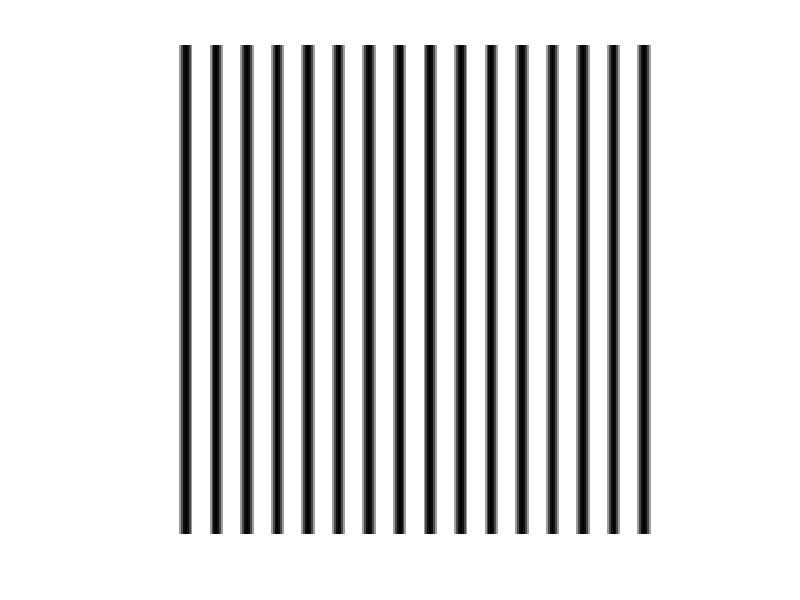
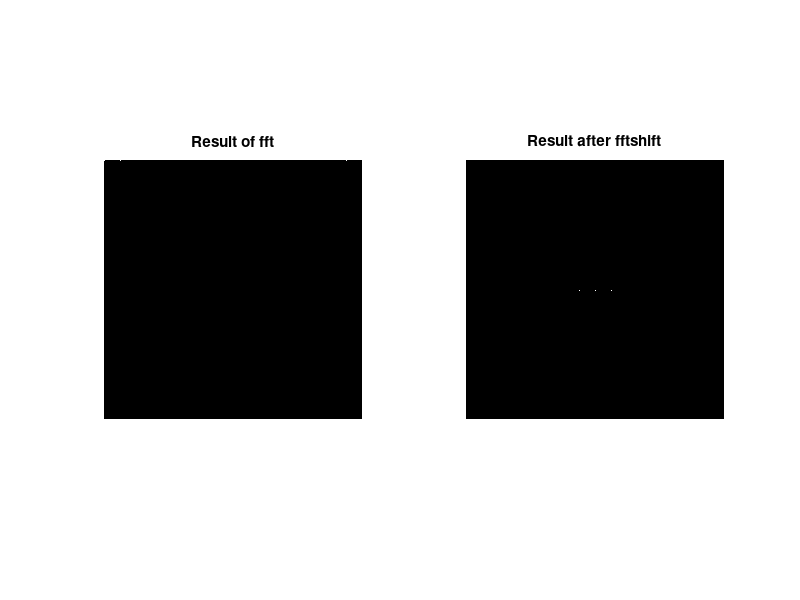
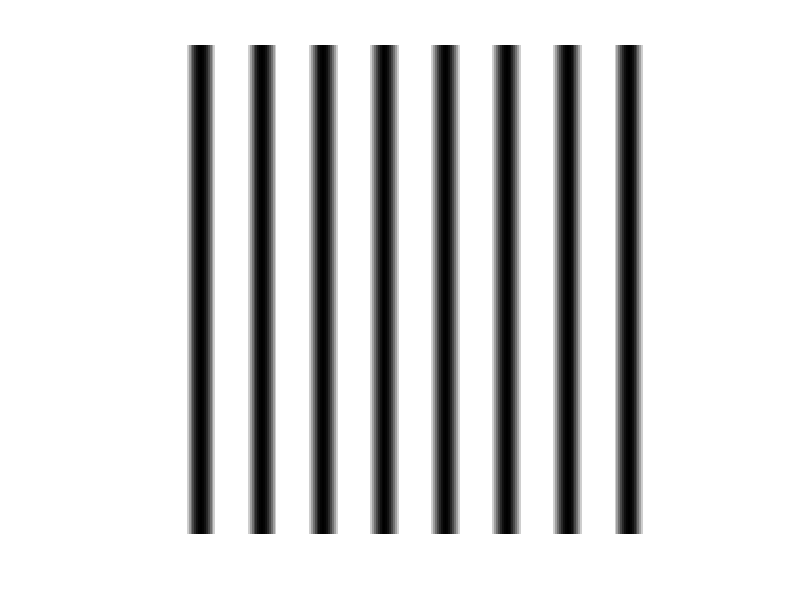
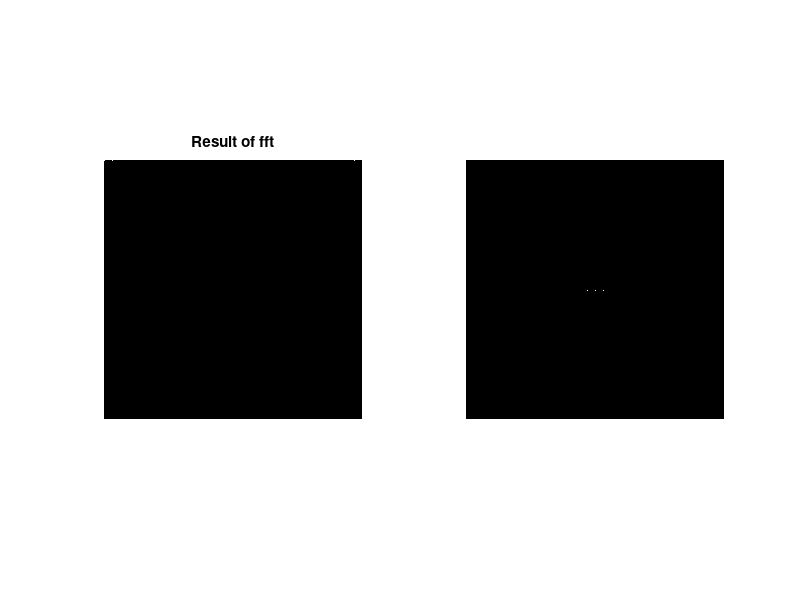

Here is the MATLAB script that generated these plots, in order:
%%
% This script is used for EEE330 Lab_3 Task_2
% Author: Ruihao Wang 
% ID: 1405884
% Contents: 2D-fft of images

%%
% Run gieven code
width = 256;
N = width/16;
n = (1:width) - 1;
x = 1+cos(2*pi*n/N);
im = ones(width, 1)*x;  % matrix multiplicaiton [m, n]*[n, m]->[m, m]
figure(1)
imshow(im)
imwrite(im, '.\Task-2\N_16.jpg');
% Display the log of magnitude result of 2D-DFT
Im = 100*log(abs(fft2(im)));
Im_shift = fftshift(Im);
figure(2)
subplot(121)
imshow(Im)
title('Result of fft')
subplot(122)
imshow(Im_shift)
title('Result after fftshift')
imwrite(Im, '.\Task-2\fft2_16.jpg')
imwrite(Im_shift, '.\Task-2\fftshift_16.jpg')

%%
% Change N from 16 to 8 and repeat fft process
width = 256;
N = width/8;
n = (1:width) - 1;
x = 1+cos(2*pi*n/N);
im = ones(width, 1)*x;  % matrix multiplicaiton [m, n]*[n, m]->[m, m]
figure(3)
imshow(im)
imwrite(im, '.\Task-2\N_8.jpg');
% Display the log of magnitude result of 2D-DFT
Im = 100*log(abs(fft2(im)));
Im_shift = fftshift(Im);
figure(4)
subplot(121)
imshow(Im)
title('Result of fft')
subplot(122)
imshow(Im_shift)
imwrite(Im, '.\Task-2\fft2_8.jpg')
imwrite(Im_shift, '.\Task-2\fftshift_8.jpg')

%%
% Change the computation of x: composed by two cosine wave
width = 256;
N = width/8;
n = (1:width) - 1;
x = 1+cos(2*pi*n/N)+cos(4*pi*n/N);
im = ones(width, 1)*x;  % matrix multiplicaiton [m, n]*[n, m]->[m, m]
figure(5)
imshow(im)
imwrite(im, '.\Task-2\composed.jpg');
% Display the log of magnitude result of 2D-DFT
Im = 100*log(abs(fft2(im)));
Im_shift = fftshift(Im);
figure(6)
subplot(121)
imshow(Im)
title('Result of fft')
subplot(122)
imshow(Im_shift)
title('Result after fftshift')
imwrite(Im, '.\Task-2\fft2_composed.jpg')
imwrite(Im_shift, '.\Task-2\fftshift_composed.jpg')


